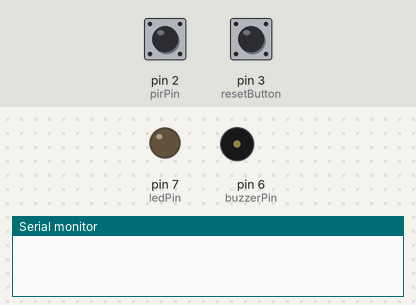
The sketch below on a simulated Arduino Uno, built with avr-gcc and run on an emulated ATmega328P. Parts: output pins drawn as LEDs (lit = HIGH), buzzer (waves = sounding, pin HIGH), the last lines printed to the serial monitor. The test bench sets the inputs (shaded band); at power-on: pin 2 (pirPin) LOW, pin 3 (resetButton) HIGH.

Above: at 1.2 s.
1.3 s: pin 2 (pirPin) driven HIGH
At 2.5 s:
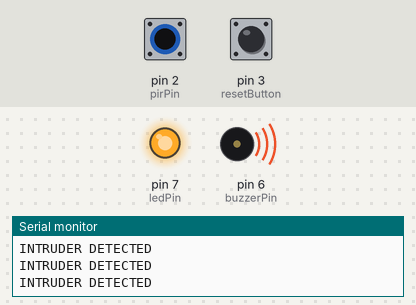
2.8 s: pin 3 (resetButton) pulled LOW for 0.15 s
At 3.4 s:
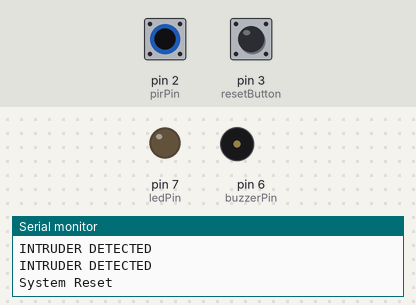
4.4 s: pin 2 (pirPin) pulsed LOW 2 times (0.12 s each, 0.3 s apart)
At 5.6 s:
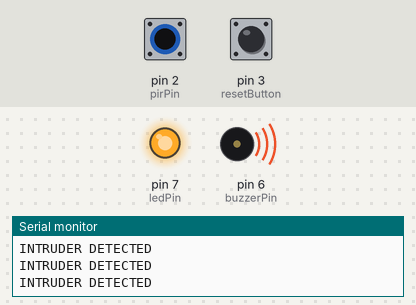
8.0 s: pin 3 (resetButton) pulled LOW for 1 s
At 8.4 s:
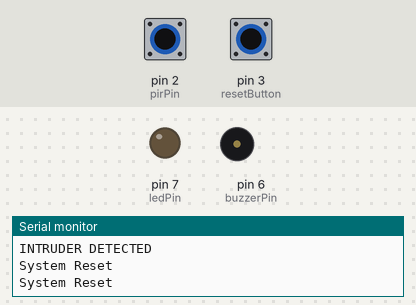
10.5 s: pin 2 (pirPin) pulsed LOW 5 times (0.12 s each, 0.3 s apart)
At 11.5 s:
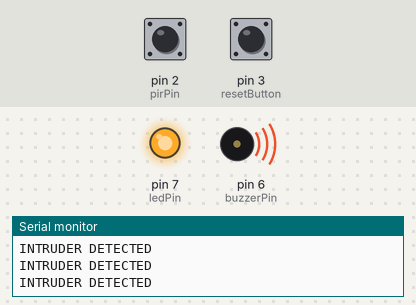
15.0 s: pin 3 (resetButton) pulled LOW for 3.2 s
At 16.5 s:
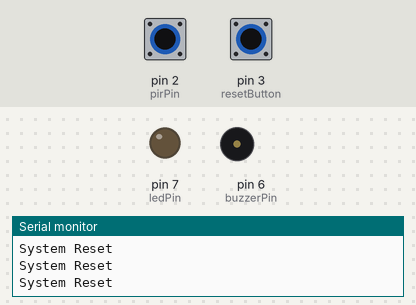
Timing chart, 0 to 18.0 s (numbered marks = the images above; inputs shaded):
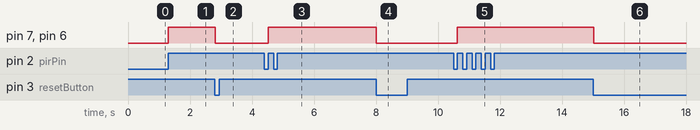

The sketch:

code.ino
```cpp
#define pirPin 2
#define ledPin 7
#define buzzerPin 6
#define resetButton 3
volatile bool alert = false;
void triggerAlarm(){
  alert = true;
}
void setup() {
  Serial.begin(9600);
  pinMode(pirPin, INPUT);
  pinMode(ledPin, OUTPUT);
  pinMode(buzzerPin, OUTPUT);
  pinMode(resetButton, INPUT_PULLUP);
  attachInterrupt(digitalPinToInterrupt(pirPin), triggerAlarm, RISING);

}

void loop() {
  if(alert){
    digitalWrite(ledPin, HIGH);
    digitalWrite(buzzerPin, HIGH);
    Serial.println("INTRUDER DETECTED");
  }

  if(digitalRead(resetButton) == LOW){
    alert = false;
    digitalWrite(ledPin, LOW);
    digitalWrite(buzzerPin, LOW);
    Serial.println("System Reset");
    delay(300);
  }

}
```

Measured:
- after the input at 1.3 s, pin 7 (ledPin), pin 6 (buzzerPin): LOW → HIGH at once
- after the input at 2.8 s, pin 7 (ledPin), pin 6 (buzzerPin): HIGH → LOW at once
- after the input at 4.4 s, pin 7 (ledPin), pin 6 (buzzerPin): LOW → HIGH after 0.12 s
- after the input at 8.0 s, pin 7 (ledPin), pin 6 (buzzerPin): HIGH → LOW at once
- after the input at 10.5 s, pin 7 (ledPin), pin 6 (buzzerPin): LOW → HIGH after 0.12 s
- after the input at 15.0 s, pin 7 (ledPin), pin 6 (buzzerPin): HIGH → LOW at once
